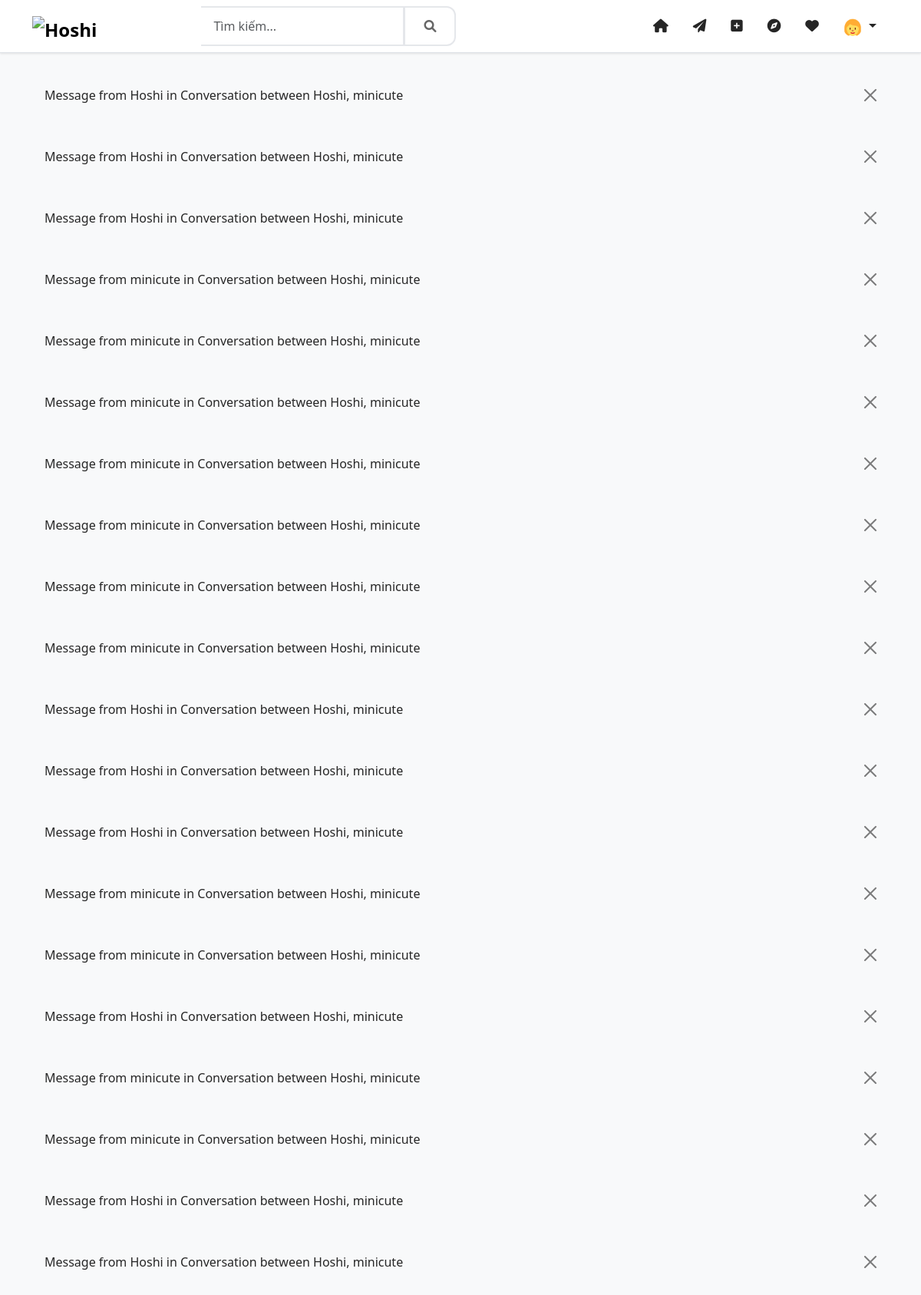
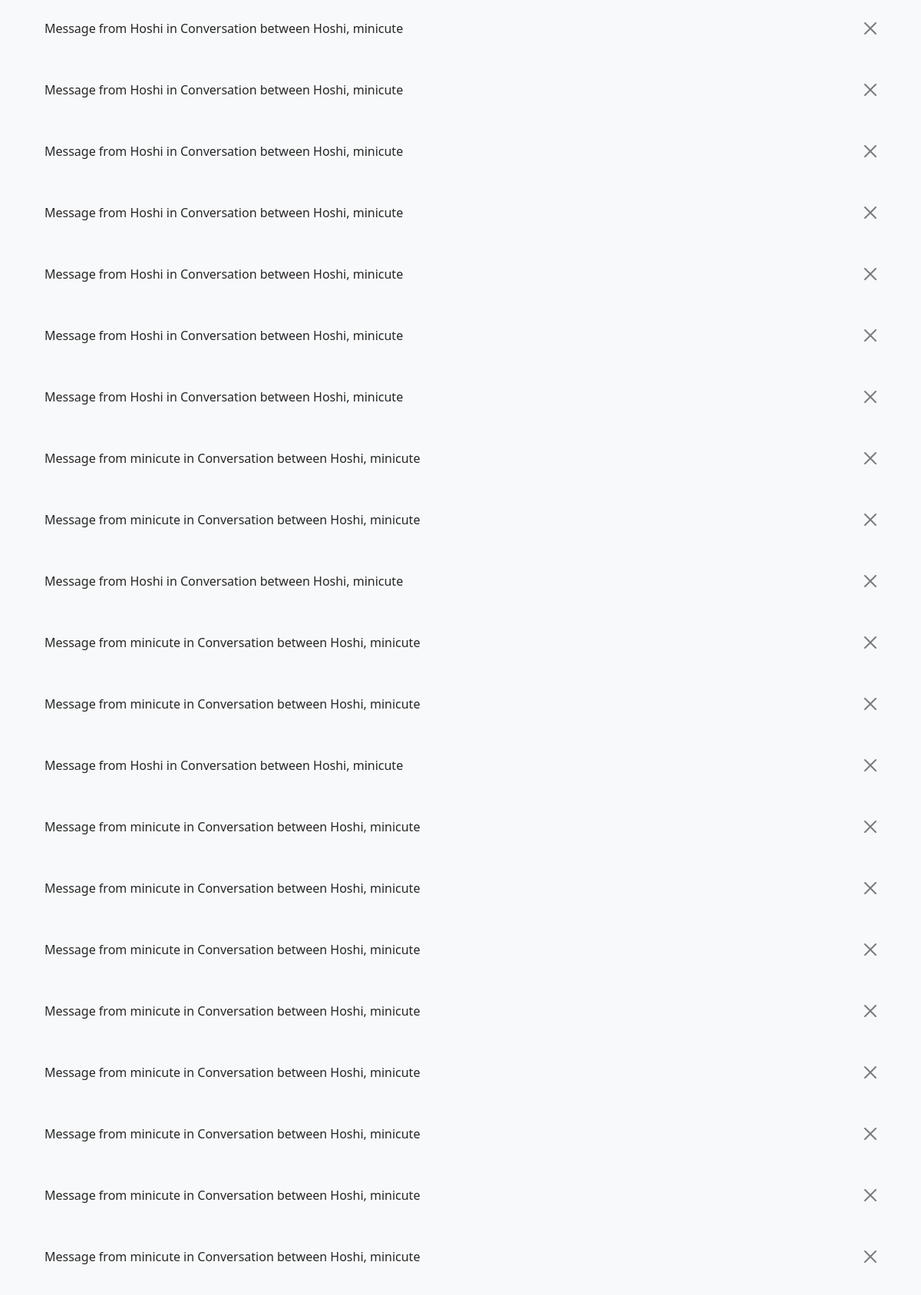
/chat/conversations/1/ (signed in, upper part), run on the app's committed database (2 pictures, top to bottom).
### chat/models.py (models this page shows, shortened)
class ConversationMessage(models.Model):
    conversation = models.ForeignKey(Conversation, on_delete=models.CASCADE, related_name='messages', null=True)
    sender = models.ForeignKey(settings.AUTH_USER_MODEL, on_delete=models.CASCADE, related_name='sent_messages', null=True)
    content = models.TextField(blank=True, null=True)
    text = models.TextField(blank=True, null=True)
    created_at = models.DateTimeField(auto_now_add=True)
    updated_at = models.DateTimeField(auto_now=True, null=True)
    is_read = models.BooleanField(default=False)
    isread = models.BooleanField(default=False)
    image = models.ImageField(upload_to=message_file_path, blank=True, null=True)
    video = models.FileField(upload_to=message_file_path, blank=True, null=True)
    document = models.FileField(upload_to=message_file_path, blank=True, null=True)
    file_name = models.CharField(max_length=255, blank=True, null=True)
    file_size = models.IntegerField(blank=True, null=True)
    file_type = models.CharField(max_length=50, blank=True, null=True)
    class Meta:
        ordering = ['created_at']
    def __str__(self):
        return f"Message from {self.sender.username} in {self.conversation}"

class Conversation(models.Model):
    participants = models.ManyToManyField(settings.AUTH_USER_MODEL, through='ConversationParticipant', related_name='conversations')
    created_at = models.DateTimeField(auto_now_add=True)
    updated_at = models.DateTimeField(auto_now=True)
    last_message_time = models.DateTimeField(default=timezone.now)
    def __str__(self):
        participants_str = ", ".join([user.username for user in self.participants.all()])
        return f"Conversation between {participants_str}"
    def get_other_participant(self, user=None):
        if user:
            return self.participants.exclude(id=user.id).first()
        else:
            first_user = self.participants.first()
            if first_user:
                return self.participants.exclude(id=first_user.id).first()
            return None

### accounts/models.py (models this page shows, shortened)
class User(AbstractUser):
    email = models.EmailField(_('email address'), unique=True)
    phone_number = PhoneNumberField(_('phone number'), blank=True, null=True, unique=True)
    avatar = ProcessedImageField(upload_to='avatars',
                               processors=[ResizeToFill(300, 300)],
                               format='JPEG',
                               options={'quality': 90},
                               blank=True,
                               null=True)
    bio = models.TextField(_('bio'), max_length=500, blank=True)
    website = models.URLField(_('website'), max_length=200, blank=True)
    birth_date = models.DateField(_('birth date'), null=True, blank=True)
    gender = models.CharField(_('gender'), max_length=10, choices=[
        ('M', _('Male')),
        ('F', _('Female')),
        ('O', _('Other')),
    ], blank=True)
    is_private = models.BooleanField(_('private account'), default=False)
    _is_verified = models.BooleanField(_('verified account'), default=False, db_column='is_verified')
    created_at = models.DateTimeField(auto_now_add=True)
    updated_at = models.DateTimeField(auto_now=True)
    is_deleted = models.BooleanField(_('deleted account'), default=False)
    deleted_at = models.DateTimeField(_('deleted at'), null=True, blank=True)
    deletion_reason = models.TextField(_('deletion reason'), blank=True, null=True)
    is_suspended = models.BooleanField(_('suspended account'), default=False)
    suspension_reason = models.TextField(_('suspension reason'), blank=True, null=True)
    suspension_end_date = models.DateTimeField(_('suspension end date'), blank=True, null=True)
    facebook = models.URLField(_('facebook'), max_length=200, blank=True)
    twitter = models.URLField(_('twitter'), max_length=200, blank=True)
    instagram = models.URLField(_('instagram'), max_length=200, blank=True)
    linkedin = models.URLField(_('linkedin'), max_length=200, blank=True)
    push_notifications = models.BooleanField(_('push notifications'), default=False)
    email_notifications = models.BooleanField(_('email notifications'), default=False)
    like_notifications = models.BooleanField(_('like notifications'), default=False)
    comment_notifications = models.BooleanField(_('comment notifications'), default=False)
    follow_notifications = models.BooleanField(_('follow notifications'), default=False)
    mention_notifications = models.BooleanField(_('mention notifications'), default=False)
    message_notifications = models.BooleanField(_('message notifications'), default=False)
    private_account = models.BooleanField(_('private account'), default=False)
    hide_activity = models.BooleanField(_('hide activity status'), default=False)
    block_messages = models.BooleanField(_('block messages from non-followers'), default=False)
    two_factor_auth = models.BooleanField(_('two-factor authentication'), default=False)
    followers = models.ManyToManyField('self',
                                     through='UserFollowing',
                                     related_name='following',
                                     symmetrical=False)
    blocked_users = models.ManyToManyField('self',
                                     through='UserBlock',
                                     related_name='blocked_by',
                                     symmetrical=False)
    history = HistoricalRecords()
    objects = ActiveUserManager()  # Manager mặc định chỉ trả về người dùng chưa bị xóa
    all_objects = AllUserManager()  # Manager để truy vấn tất cả người dùng, kể cả đã bị xóa
    @property
    def is_verified(self):
        """Ensure is_verified always returns a boolean value"""
        if isinstance(self._is_verified, bool):
            return self._is_verified
        return False
    @is_verified.setter
    def is_verified(self, value):
        """Ensure is_verified is always stored as a boolean value"""
        if isinstance(value, bool):
            self._is_verified = value
        else:
            self._is_verified = False
    class Meta:
        verbose_name = _('user')
        verbose_name_plural = _('users')
    def get_avatar_url(self):
        if self.avatar:
            return self.avatar.url
        username = self.username or ''
        name_hash = hashlib.md5(username.encode('utf-8')).hexdigest()
        hue = int(name_hash[:8], 16) % 360  # Chọn màu dựa trên hash của tên người dùng
        avatar_base_url = getattr(settings, 'STATIC_URL', '/static/')
        gender_avatar_path = None
        if self.gender == 'M':
            gender_avatar_path = os.path.join(settings.BASE_DIR, 'static', 'img', 'default-avatar-male.png')
            if os.path.exists(gender_avatar_path) and os.path.getsize(gender_avatar_path) > 100:
                return f"{avatar_base_url}img/default-avatar-male.png"
        elif self.gender == 'F':
            gender_avatar_path = os.path.join(settings.BASE_DIR, 'static', 'img', 'default-avatar-female.png')
            if os.path.exists(gender_avatar_path) and os.path.getsize(gender_avatar_path) > 100:
                return f"{avatar_base_url}img/default-avatar-female.png"
        default_avatar_path = os.path.join(settings.BASE_DIR, 'static', 'img', 'default-avatar.png')
        if os.path.exists(default_avatar_path) and os.path.getsize(default_avatar_path) > 100:
            return f"{avatar_base_url}img/default-avatar.png"
        return self.generate_text_avatar()
    def check_suspension_status(self):
        if not self.is_suspended:
            return False
    def is_usable(self):
        if self.is_deleted:
            return False
        is_still_suspended = self.check_suspension_status()
        if is_still_suspended:
            return False
        return True

### chat/views.py (the view)
# urls.py: path('conversations/<int:conversation_id>/', views.conversation_detail, name='conversation_detail'),
@login_required
def conversation_detail(request, conversation_id):
    user = request.user
    conversation = get_object_or_404(Conversation, id=conversation_id)
    if not conversation.participants.filter(id=user.id).exists():
        raise Http404("Không tìm thấy cuộc trò chuyện")
    other_user = conversation.get_other_participant(user)
    conversation.other_user = other_user
    from accounts.models import UserBlock
    block_relationship_exists = (
        UserBlock.objects.filter(blocker=other_user, blocked=user).exists() or
        UserBlock.objects.filter(blocker=user, blocked=other_user).exists()
    )
    conversation.is_blocked = block_relationship_exists
    messages = ConversationMessage.objects.filter(conversation=conversation).order_by('created_at')
    context = {
        'conversation': conversation,
        'messages': messages,
        'is_blocked': block_relationship_exists
    }
    return render(request, 'chat/conversation_detail.html', context)

### accounts/models.py (called while the page is built)
    def get_queryset(self):
        return super().get_queryset().filter(is_deleted=False)

### templates/chat/conversation_detail.html (shortened to what this page needs)
{% extends 'base/base.html' %}
{% load static %}

### templates/base/base.html (shortened to what this page needs)
<!DOCTYPE html>
{% load static %}
{% load i18n %}
<html lang="vi">
<head>
    <link href="https://cdn.jsdelivr.net/npm/bootstrap@5.3.0/dist/css/bootstrap.min.css" rel="stylesheet">
    <link href="https://cdnjs.cloudflare.com/ajax/libs/font-awesome/6.0.0/css/all.min.css" rel="stylesheet">
    <link href="{% static 'css/style.css' %}" rel="stylesheet">
</head>
<body class="bg-light">
    <nav class="navbar navbar-expand-lg navbar-light bg-white border-bottom fixed-top">
        <div class="container">
            <a class="navbar-brand" href="{% url 'home' %}">
                <img src="{% static 'img/logo.png' %}" alt="Hoshi" height="30">
            </a>
            <div class="collapse navbar-collapse" id="navbarNav">
                <form class="d-flex mx-auto" action="{% url 'posts:search' %}" method="get">
                    <div class="input-group">
                        <input type="search" class="form-control" name="q" placeholder="Tìm kiếm...">
                        <button class="btn btn-outline-secondary" type="submit">
                            <i class="fas fa-search"></i>
                        </button>
                    </div>
                </form>
                <ul class="navbar-nav ms-auto">
                    {% if user.is_authenticated %}
                        <li class="nav-item">
                            <a class="nav-link" href="{% url 'home' %}">
                                <i class="fas fa-home"></i>
                            </a>
                        </li>
                        <li class="nav-item">
                            <a class="nav-link" href="{% url 'chat:conversation_list' %}">
                                <i class="fas fa-paper-plane"></i>
                            </a>
                        </li>
                        <li class="nav-item">
                            <a class="nav-link" href="{% url 'posts:create' %}">
                                <i class="fas fa-plus-square"></i>
                            </a>
                        </li>
                        <li class="nav-item">
                            <a class="nav-link" href="{% url 'posts:explore' %}">
                                <i class="fas fa-compass"></i>
                            </a>
                        </li>
                        <li class="nav-item">
                            <a class="nav-link position-relative" href="{% url 'notifications:list' %}">
                                <i class="fas fa-heart"></i>
                            </a>
                        </li>
                        <li class="nav-item dropdown">
                            <a class="nav-link dropdown-toggle" href="#" id="navbarDropdown" role="button" data-bs-toggle="dropdown">
                                {% if user.get_avatar_url %}
                                    <img src="{{ user.get_avatar_url }}"
                                         alt="{{ user.username }}"
                                         class="rounded-circle"
                                         width="24"
                                         height="24">
                                {% else %}
                                    <img src="{% static 'img/default-avatar.png' %}"
                                         alt="{{ user.username }}"
                                         class="rounded-circle"
                                         width="24"
                                         height="24">
                                {% endif %}
                            </a>
                        </li>
                    {% endif %}
                </ul>
            </div>
        </div>
    </nav>
    <main class="container py-5 mt-5">
        {% if messages %}
            {% for message in messages %}
                <div class="alert alert-{{ message.tags }} alert-dismissible fade show" role="alert">
                    {{ message }}
                    <button type="button" class="btn-close" data-bs-dismiss="alert" aria-label="Close"></button>
                </div>
            {% endfor %}
        {% endif %}
    </main>
</body>
</html>

### static/css/style.css (style rules this page uses)
:root { --primary-color: #405de6; --secondary-color: #5851db; --text-color: #262626; --light-text-color: #8e8e8e; --border-color: #dbdbdb; --background-color: #fafafa; }
body { font-family: -apple-system, BlinkMacSystemFont, "Segoe UI", Roboto, Helvetica, Arial, sans-serif; color: var(--text-color); background-color: var(--background-color); min-height: 100vh; display: flex; flex-direction: column; }
main { flex: 1; }
a { color: var(--primary-color); text-decoration: none; }
.navbar { box-shadow: 0 1px 3px rgba(0, 0, 0, 0.1); margin-bottom: 2rem; }
.navbar-brand { font-size: 1.5rem; font-weight: bold; }
.navbar-brand img { max-height: 30px; }
.nav-link { color: var(--text-color) !important; font-size: 1.1rem; padding: 0.5rem 1rem !important; }
.alert { border-radius: 15px; border: none; padding: 1rem 1.5rem; margin-bottom: 1.5rem; display: flex; align-items: center; }
body { background: #f0f2f5; font-family: system-ui, -apple-system, "Segoe UI", Roboto, "Helvetica Neue", "Noto Sans", "Liberation Sans", Arial, sans-serif; }
.form-control { border: 2px solid #e5e7eb; border-radius: 12px; padding: 12px 16px; font-size: 16px; transition: all 0.2s; }
.input-group .form-control { border-left: none; border-radius: 0 12px 12px 0; }
.btn { font-weight: 600; padding: 12px 24px; border-radius: 12px; transition: all 0.2s; }
.btn-outline-secondary { border: 2px solid #e5e7eb; color: #666; }
.alert { border: none; border-radius: 12px; padding: 16px; margin-bottom: 24px; }

### templates/chat/conversation_detail.html (style rules this page uses)
:root { --chat-primary: #4285f4; --chat-light: #f8f9fa; --chat-dark: #202124; --chat-gray: #9aa0a6; --chat-message-sent: #e3f2fd; --chat-message-received: #f1f3f4; --chat-border: #dadce0; }

### data on the page
ConversationMessage: sender+conversation "Message from Hoshi in Conversation between Hoshi, minicute"
ConversationMessage: sender+conversation "Message from Hoshi in Conversation between Hoshi, minicute"
ConversationMessage: sender+conversation "Message from Hoshi in Conversation between Hoshi, minicute"
ConversationMessage: sender+conversation "Message from minicute in Conversation between Hoshi, minicute"
ConversationMessage: sender+conversation "Message from minicute in Conversation between Hoshi, minicute"
ConversationMessage: sender+conversation "Message from minicute in Conversation between Hoshi, minicute"
ConversationMessage: sender+conversation "Message from minicute in Conversation between Hoshi, minicute"
ConversationMessage: sender+conversation "Message from minicute in Conversation between Hoshi, minicute"
ConversationMessage: sender+conversation "Message from minicute in Conversation between Hoshi, minicute"
ConversationMessage: sender+conversation "Message from minicute in Conversation between Hoshi, minicute"
ConversationMessage: sender+conversation "Message from Hoshi in Conversation between Hoshi, minicute"
ConversationMessage: sender+conversation "Message from Hoshi in Conversation between Hoshi, minicute"
ConversationMessage: sender+conversation "Message from Hoshi in Conversation between Hoshi, minicute"
ConversationMessage: sender+conversation "Message from minicute in Conversation between Hoshi, minicute"
ConversationMessage: sender+conversation "Message from minicute in Conversation between Hoshi, minicute"
ConversationMessage: sender+conversation "Message from Hoshi in Conversation between Hoshi, minicute"
ConversationMessage: sender+conversation "Message from minicute in Conversation between Hoshi, minicute"
ConversationMessage: sender+conversation "Message from minicute in Conversation between Hoshi, minicute"
ConversationMessage: sender+conversation "Message from Hoshi in Conversation between Hoshi, minicute"
ConversationMessage: sender+conversation "Message from Hoshi in Conversation between Hoshi, minicute"
ConversationMessage: sender+conversation "Message from Hoshi in Conversation between Hoshi, minicute"
ConversationMessage: sender+conversation "Message from Hoshi in Conversation between Hoshi, minicute"
ConversationMessage: sender+conversation "Message from Hoshi in Conversation between Hoshi, minicute"
ConversationMessage: sender+conversation "Message from Hoshi in Conversation between Hoshi, minicute"
ConversationMessage: sender+conversation "Message from Hoshi in Conversation between Hoshi, minicute"
ConversationMessage: sender+conversation "Message from Hoshi in Conversation between Hoshi, minicute"
ConversationMessage: sender+conversation "Message from Hoshi in Conversation between Hoshi, minicute"
ConversationMessage: sender+conversation "Message from minicute in Conversation between Hoshi, minicute"
ConversationMessage: sender+conversation "Message from minicute in Conversation between Hoshi, minicute"
ConversationMessage: sender+conversation "Message from Hoshi in Conversation between Hoshi, minicute"
ConversationMessage: sender+conversation "Message from minicute in Conversation between Hoshi, minicute"
ConversationMessage: sender+conversation "Message from minicute in Conversation between Hoshi, minicute"
ConversationMessage: sender+conversation "Message from Hoshi in Conversation between Hoshi, minicute"
ConversationMessage: sender+conversation "Message from minicute in Conversation between Hoshi, minicute"
ConversationMessage: sender+conversation "Message from minicute in Conversation between Hoshi, minicute"
ConversationMessage: sender+conversation "Message from minicute in Conversation between Hoshi, minicute"
ConversationMessage: sender+conversation "Message from minicute in Conversation between Hoshi, minicute"
ConversationMessage: sender+conversation "Message from minicute in Conversation between Hoshi, minicute"
ConversationMessage: sender+conversation "Message from minicute in Conversation between Hoshi, minicute"
ConversationMessage: sender+conversation "Message from minicute in Conversation between Hoshi, minicute"
ConversationMessage: sender+conversation "Message from minicute in Conversation between Hoshi, minicute"
